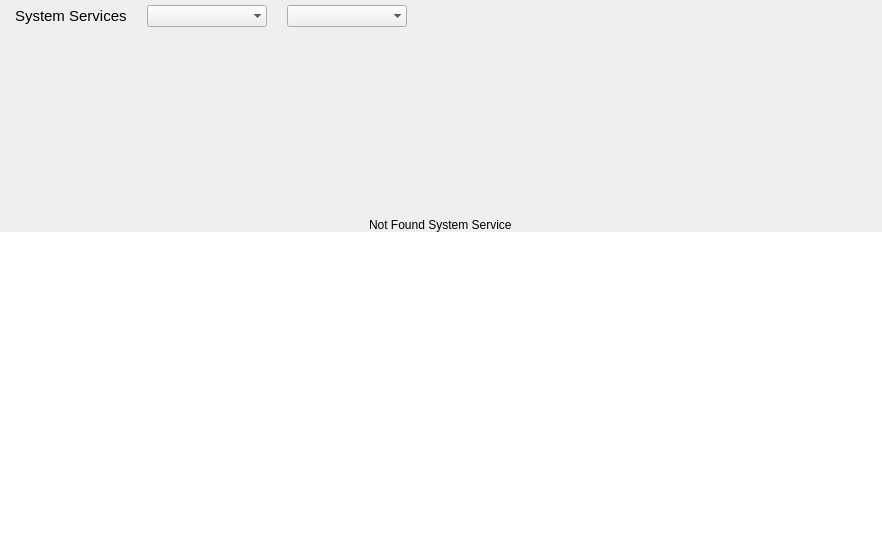
<?xml version="1.0" encoding="UTF-8"?>
<ui version="4.0">
 <class>ServicesPage</class>
 <widget class="QWidget" name="ServicesPage">
  <property name="geometry">
   <rect>
    <x>0</x>
    <y>0</y>
    <width>882</width>
    <height>549</height>
   </rect>
  </property>
  <property name="windowTitle">
   <string>Services</string>
  </property>
  <layout class="QGridLayout" name="gridLayout">
   <property name="leftMargin">
    <number>0</number>
   </property>
   <property name="topMargin">
    <number>0</number>
   </property>
   <property name="rightMargin">
    <number>0</number>
   </property>
   <property name="bottomMargin">
    <number>0</number>
   </property>
   <property name="spacing">
    <number>0</number>
   </property>
   <item row="0" column="0">
    <layout class="QHBoxLayout" name="titlesLayout">
     <property name="spacing">
      <number>20</number>
     </property>
     <property name="leftMargin">
      <number>15</number>
     </property>
     <property name="topMargin">
      <number>5</number>
     </property>
     <property name="rightMargin">
      <number>45</number>
     </property>
     <property name="bottomMargin">
      <number>5</number>
     </property>
     <item alignment="Qt::AlignLeft|Qt::AlignVCenter">
      <widget class="QLabel" name="lblServicesTitle">
       <property name="font">
        <font>
         <family>Ubuntu</family>
         <pointsize>11</pointsize>
        </font>
       </property>
       <property name="styleSheet">
        <string notr="true"/>
       </property>
       <property name="text">
        <string notr="true">System Services</string>
       </property>
      </widget>
     </item>
     <item>
      <widget class="QComboBox" name="cmbStartupStatus">
       <property name="minimumSize">
        <size>
         <width>120</width>
         <height>0</height>
        </size>
       </property>
       <property name="sizeAdjustPolicy">
        <enum>QComboBox::AdjustToMinimumContentsLengthWithIcon</enum>
       </property>
       <property name="frame">
        <bool>false</bool>
       </property>
      </widget>
     </item>
     <item>
      <widget class="QComboBox" name="cmbRunningStatus">
       <property name="minimumSize">
        <size>
         <width>120</width>
         <height>0</height>
        </size>
       </property>
       <property name="sizeAdjustPolicy">
        <enum>QComboBox::AdjustToMinimumContentsLengthWithIcon</enum>
       </property>
       <property name="frame">
        <bool>false</bool>
       </property>
      </widget>
     </item>
     <item>
      <spacer name="horizontalSpacer">
       <property name="orientation">
        <enum>Qt::Horizontal</enum>
       </property>
       <property name="sizeHint" stdset="0">
        <size>
         <width>40</width>
         <height>20</height>
        </size>
       </property>
      </spacer>
     </item>
     <item alignment="Qt::AlignHCenter">
      <widget class="QLabel" name="lblServiceStartupImg">
       <property name="sizePolicy">
        <sizepolicy hsizetype="Fixed" vsizetype="Fixed">
         <horstretch>0</horstretch>
         <verstretch>0</verstretch>
        </sizepolicy>
       </property>
       <property name="minimumSize">
        <size>
         <width>20</width>
         <height>20</height>
        </size>
       </property>
       <property name="maximumSize">
        <size>
         <width>100</width>
         <height>30</height>
        </size>
       </property>
       <property name="font">
        <font>
         <family>Ubuntu</family>
         <pointsize>10</pointsize>
        </font>
       </property>
       <property name="toolTip">
        <string>Startup at boot ?</string>
       </property>
       <property name="styleSheet">
        <string notr="true"/>
       </property>
       <property name="text">
        <string/>
       </property>
      </widget>
     </item>
     <item>
      <spacer name="horizontalSpacer_2">
       <property name="orientation">
        <enum>Qt::Horizontal</enum>
       </property>
       <property name="sizeType">
        <enum>QSizePolicy::Fixed</enum>
       </property>
       <property name="sizeHint" stdset="0">
        <size>
         <width>20</width>
         <height>20</height>
        </size>
       </property>
      </spacer>
     </item>
     <item alignment="Qt::AlignHCenter">
      <widget class="QLabel" name="lblSystemRunningImg">
       <property name="sizePolicy">
        <sizepolicy hsizetype="Fixed" vsizetype="Fixed">
         <horstretch>0</horstretch>
         <verstretch>0</verstretch>
        </sizepolicy>
       </property>
       <property name="minimumSize">
        <size>
         <width>20</width>
         <height>20</height>
        </size>
       </property>
       <property name="maximumSize">
        <size>
         <width>100</width>
         <height>30</height>
        </size>
       </property>
       <property name="font">
        <font>
         <family>Ubuntu</family>
         <pointsize>10</pointsize>
        </font>
       </property>
       <property name="toolTip">
        <string>Running Now ?</string>
       </property>
       <property name="styleSheet">
        <string notr="true"/>
       </property>
       <property name="text">
        <string/>
       </property>
      </widget>
     </item>
    </layout>
   </item>
   <item row="1" column="0" alignment="Qt::AlignVCenter">
    <widget class="QWidget" name="notFoundWidget" native="true">
     <property name="sizePolicy">
      <sizepolicy hsizetype="Preferred" vsizetype="Expanding">
       <horstretch>0</horstretch>
       <verstretch>0</verstretch>
      </sizepolicy>
     </property>
     <property name="minimumSize">
      <size>
       <width>0</width>
       <height>200</height>
      </size>
     </property>
     <property name="maximumSize">
      <size>
       <width>16777215</width>
       <height>9999999</height>
      </size>
     </property>
     <property name="styleSheet">
      <string notr="true"/>
     </property>
     <layout class="QVBoxLayout" name="notFoundLayout">
      <property name="spacing">
       <number>0</number>
      </property>
      <property name="leftMargin">
       <number>0</number>
      </property>
      <property name="topMargin">
       <number>0</number>
      </property>
      <property name="rightMargin">
       <number>0</number>
      </property>
      <property name="bottomMargin">
       <number>0</number>
      </property>
      <item alignment="Qt::AlignHCenter|Qt::AlignBottom">
       <widget class="QLabel" name="lblNotFound">
        <property name="text">
         <string>Not Found System Service</string>
        </property>
       </widget>
      </item>
     </layout>
    </widget>
   </item>
   <item row="2" column="0">
    <widget class="QListWidget" name="listWidgetServices">
     <property name="focusPolicy">
      <enum>Qt::NoFocus</enum>
     </property>
     <property name="frameShape">
      <enum>QFrame::NoFrame</enum>
     </property>
     <property name="horizontalScrollBarPolicy">
      <enum>Qt::ScrollBarAlwaysOff</enum>
     </property>
     <property name="editTriggers">
      <set>QAbstractItemView::NoEditTriggers</set>
     </property>
     <property name="selectionMode">
      <enum>QAbstractItemView::NoSelection</enum>
     </property>
     <property name="selectionBehavior">
      <enum>QAbstractItemView::SelectRows</enum>
     </property>
     <property name="resizeMode">
      <enum>QListView::Adjust</enum>
     </property>
     <property name="layoutMode">
      <enum>QListView::Batched</enum>
     </property>
     <property name="spacing">
      <number>4</number>
     </property>
     <property name="uniformItemSizes">
      <bool>true</bool>
     </property>
    </widget>
   </item>
  </layout>
 </widget>
 <resources/>
 <connections/>
</ui>
